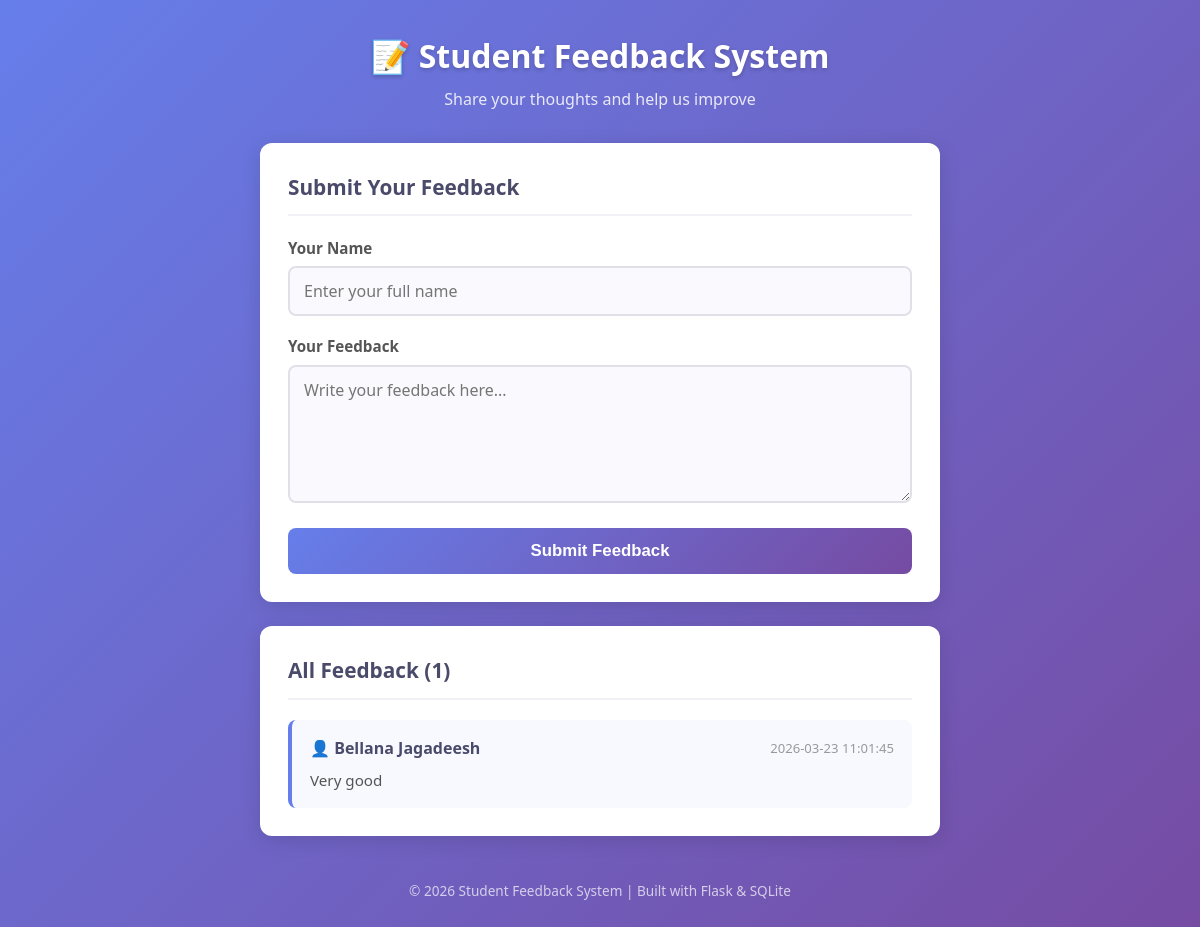
Before: / with the older database file.
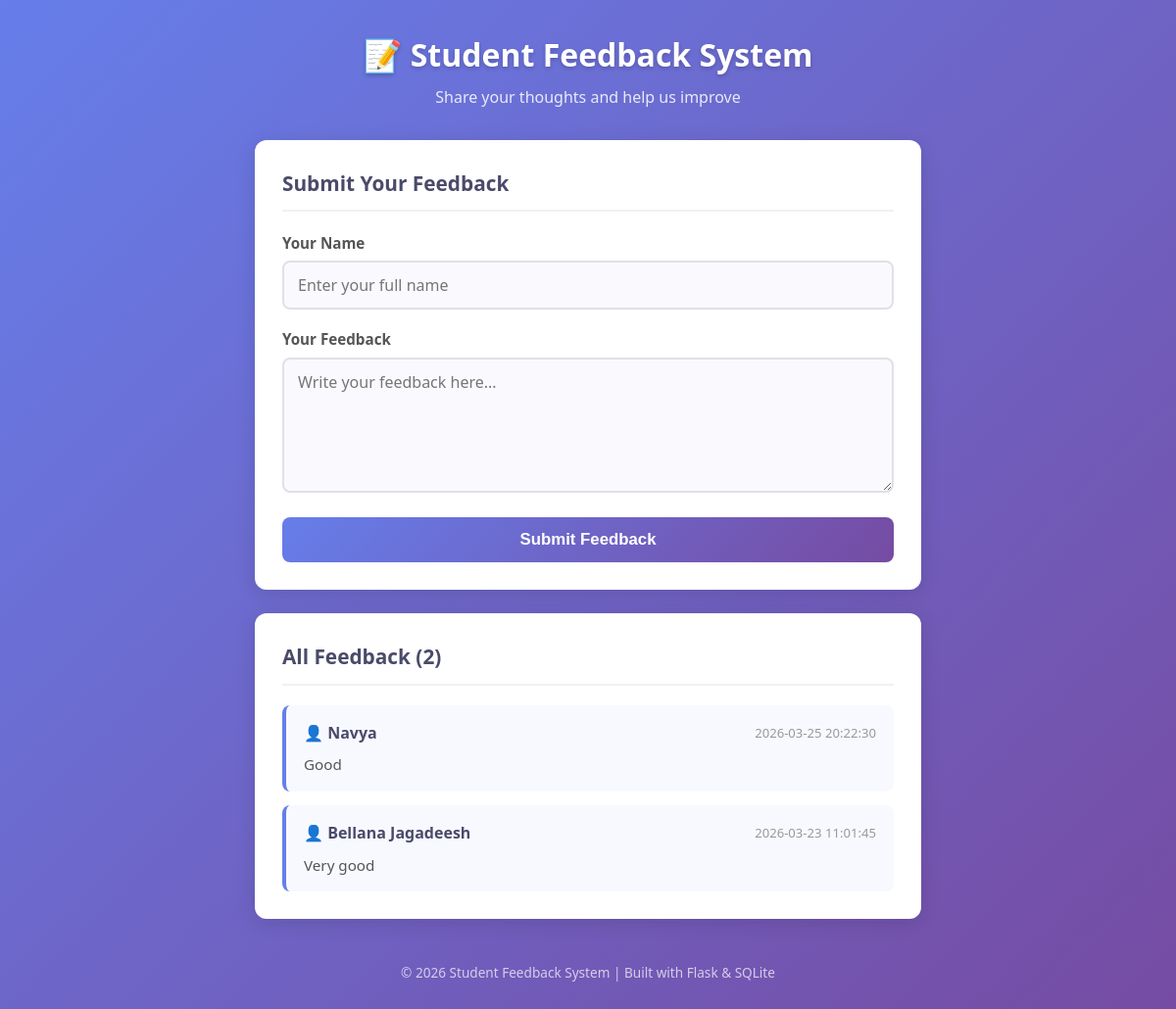
After: the same page with the newer database file.
### tables this page shows
CREATE TABLE feedback (
            id INTEGER PRIMARY KEY AUTOINCREMENT,
            name TEXT NOT NULL,
            feedback TEXT NOT NULL,
            created_at TIMESTAMP DEFAULT CURRENT_TIMESTAMP
        );

### app/app.py (the view)
@app.route('/')
def index():
    feedbacks = get_all_feedback()
    return render_template('index.html', feedbacks=feedbacks)

### app/database.py (called while the page is built)
def get_connection():
    conn = sqlite3.connect(DB_PATH)
    conn.row_factory = sqlite3.Row
    return conn

def get_all_feedback():
    conn = get_connection()
    cursor = conn.cursor()
    cursor.execute('SELECT * FROM feedback ORDER BY created_at DESC')
    rows = cursor.fetchall()
    conn.close()
    return rows

### templates/index.html (shortened to what this page needs)
<!DOCTYPE html>
<html lang="en">
<head>
    <link rel="stylesheet" href="{{ url_for('static', filename='style.css') }}">
</head>
<body>
    <div class="container">
        <header>
            <h1>📝 Student Feedback System</h1>
            <p class="subtitle">Share your thoughts and help us improve</p>
        </header>
        <section class="card form-section">
            <h2>Submit Your Feedback</h2>
            <form action="/submit" method="POST" id="feedbackForm">
                <div class="form-group">
                    <label for="name">Your Name</label>
                    <input
                        type="text"
                        id="name"
                        name="name"
                        placeholder="Enter your full name"
                        required
                    >
                </div>
                <div class="form-group">
                    <label for="feedback">Your Feedback</label>
                    <textarea
                        id="feedback"
                        name="feedback"
                        rows="5"
                        placeholder="Write your feedback here..."
                        required
                    ></textarea>
                </div>
                <button type="submit" id="submitBtn">Submit Feedback</button>
            </form>
        </section>
        <section class="card feedback-section">
            <h2>All Feedback ({{ feedbacks|length }})</h2>
            {% if feedbacks %}
                <div class="feedback-list">
                    {% for fb in feedbacks %}
                        <div class="feedback-item">
                            <div class="feedback-header">
                                <span class="feedback-name">👤 {{ fb['name'] }}</span>
                                <span class="feedback-date">{{ fb['created_at'] }}</span>
                            </div>
                            <p class="feedback-text">{{ fb['feedback'] }}</p>
                        </div>
                    {% endfor %}
                </div>
            {% else %}
                <div class="empty-state">
                    <p>No feedback submitted yet. Be the first!</p>
                </div>
            {% endif %}
        </section>
        <footer>
            <p>&copy; 2026 Student Feedback System | Built with Flask &amp; SQLite</p>
        </footer>
    </div>
</body>
</html>

### static/style.css (style rules this page uses)
*, *::before, *::after { margin: 0; padding: 0; box-sizing: border-box; }
body { font-family: 'Segoe UI', Tahoma, Geneva, Verdana, sans-serif; background: linear-gradient(135deg, #667eea 0%, #764ba2 100%); min-height: 100vh; color: #333; line-height: 1.6; }
.container { max-width: 720px; margin: 0 auto; padding: 30px 20px; }
header { text-align: center; margin-bottom: 30px; }
header h1 { font-size: 2rem; color: #fff; margin-bottom: 6px; text-shadow: 0 2px 4px rgba(0, 0, 0, 0.2); }
.subtitle { color: rgba(255, 255, 255, 0.85); font-size: 1rem; }
.card { background: #fff; border-radius: 12px; padding: 28px; margin-bottom: 24px; box-shadow: 0 4px 20px rgba(0, 0, 0, 0.12); }
.card h2 { font-size: 1.3rem; color: #4a4a6a; margin-bottom: 20px; padding-bottom: 10px; border-bottom: 2px solid #f0f0f5; }
.form-group { margin-bottom: 18px; }
.form-group label { display: block; font-weight: 600; margin-bottom: 6px; color: #555; font-size: 0.95rem; }
.form-group input, .form-group textarea { width: 100%; padding: 12px 14px; border: 2px solid #e0e0e8; border-radius: 8px; font-size: 1rem; font-family: inherit; transition: border-color 0.25s ease, box-shadow 0.25s ease; background: #fafafe; }
.form-group textarea { resize: vertical; min-height: 100px; }
button[type="submit"] { width: 100%; padding: 13px; background: linear-gradient(135deg, #667eea, #764ba2); color: #fff; border: none; border-radius: 8px; font-size: 1.05rem; font-weight: 600; cursor: pointer; transition: transform 0.2s ease, box-shadow 0.2s ease; }
.feedback-list { display: flex; flex-direction: column; gap: 14px; }
.feedback-item { background: #f8f9ff; border-radius: 8px; padding: 16px 18px; border-left: 4px solid #667eea; transition: transform 0.2s ease; }
.feedback-header { display: flex; justify-content: space-between; align-items: center; margin-bottom: 8px; flex-wrap: wrap; gap: 6px; }
.feedback-name { font-weight: 700; color: #4a4a6a; font-size: 1rem; }
.feedback-date { font-size: 0.82rem; color: #999; }
.feedback-text { color: #555; font-size: 0.95rem; line-height: 1.5; }
footer { text-align: center; padding: 20px 0; color: rgba(255, 255, 255, 0.7); font-size: 0.85rem; }

Changed rows visible on the page:
added feedback: name "Navya", created_at "2026-03-25 20:22:30", feedback "Good"
Other visible differences:
{{ feedbacks|length }}: "1" → "2"
